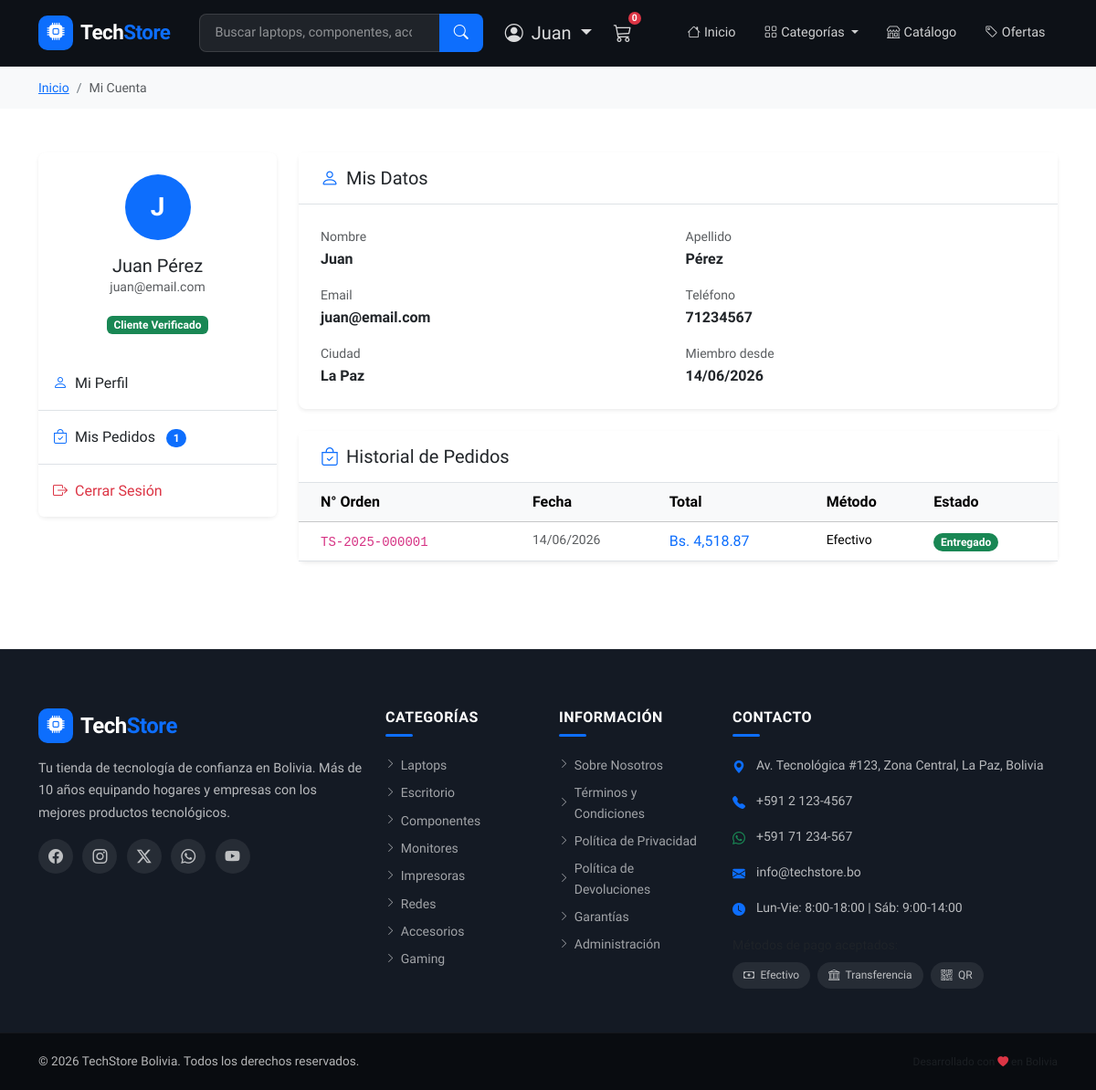
The app's page /mi-cuenta (signed in) with its own data.
### tables this page shows
CREATE TABLE IF NOT EXISTS clientes (
  id INT UNSIGNED NOT NULL AUTO_INCREMENT,
  nombre VARCHAR(100) NOT NULL,
  apellido VARCHAR(100) NOT NULL,
  email VARCHAR(150) NOT NULL UNIQUE,
  password VARCHAR(255) NOT NULL,
  telefono VARCHAR(30) DEFAULT NULL,
  fecha_nacimiento DATE DEFAULT NULL,
  genero ENUM('M','F','otro') DEFAULT NULL,
  direccion VARCHAR(255) DEFAULT NULL,
  ciudad VARCHAR(100) DEFAULT NULL,
  departamento VARCHAR(100) DEFAULT NULL,
  activo TINYINT(1) NOT NULL DEFAULT 1,
  verificado TINYINT(1) NOT NULL DEFAULT 0,
  token_verificacion VARCHAR(100) DEFAULT NULL,
  token_reset VARCHAR(100) DEFAULT NULL,
  token_expira DATETIME DEFAULT NULL,
  ultimo_acceso DATETIME DEFAULT NULL,
  created_at TIMESTAMP DEFAULT CURRENT_TIMESTAMP,
  updated_at TIMESTAMP DEFAULT CURRENT_TIMESTAMP ON UPDATE CURRENT_TIMESTAMP,
  PRIMARY KEY (id),
  INDEX idx_email (email),
  INDEX idx_activo (activo)
);

CREATE TABLE IF NOT EXISTS pedidos (
  id INT UNSIGNED NOT NULL AUTO_INCREMENT,
  numero_orden VARCHAR(20) NOT NULL UNIQUE,
  cliente_id INT UNSIGNED NOT NULL,
  estado ENUM('pendiente','confirmado','procesando','enviado','entregado','cancelado','reembolsado') NOT NULL DEFAULT 'pendiente',
  subtotal DECIMAL(10,2) NOT NULL DEFAULT 0.00,
  iva DECIMAL(10,2) NOT NULL DEFAULT 0.00,
  costo_envio DECIMAL(10,2) NOT NULL DEFAULT 0.00,
  descuento DECIMAL(10,2) NOT NULL DEFAULT 0.00,
  total DECIMAL(10,2) NOT NULL DEFAULT 0.00,
  nombre_envio VARCHAR(200) NOT NULL,
  email_envio VARCHAR(150) NOT NULL,
  telefono_envio VARCHAR(30) DEFAULT NULL,
  direccion_envio VARCHAR(255) NOT NULL,
  ciudad_envio VARCHAR(100) NOT NULL,
  departamento_envio VARCHAR(100) DEFAULT NULL,
  notas TEXT DEFAULT NULL,
  metodo_pago VARCHAR(50) DEFAULT 'efectivo',
  ip_cliente VARCHAR(45) DEFAULT NULL,
  created_at TIMESTAMP DEFAULT CURRENT_TIMESTAMP,
  updated_at TIMESTAMP DEFAULT CURRENT_TIMESTAMP ON UPDATE CURRENT_TIMESTAMP,
  PRIMARY KEY (id),
  INDEX idx_numero_orden (numero_orden),
  INDEX idx_cliente (cliente_id),
  INDEX idx_estado (estado),
  CONSTRAINT fk_ped_cliente FOREIGN KEY (cliente_id) REFERENCES clientes(id) ON DELETE RESTRICT ON UPDATE CASCADE
);

### controllers/AuthController.php (called while the page is built, shortened)
<?php
class AuthController {
    private ClienteModel $clienteModel;
    public function __construct() {
        $this->clienteModel = new ClienteModel();
    }
    public function miCuenta(): void {
        $cliente      = $this->clienteModel->obtenerPorId($_SESSION['cliente_id']);
        $pedidoModel  = new PedidoModel();
        $pedidos      = $pedidoModel->obtenerDeCliente($_SESSION['cliente_id']);
        require BASE_PATH . '/views/auth/mi-cuenta.php';
    }
}

### config/Database.php (called while the page is built, shortened)
<?php
class Database {
    private static ?Database $instance = null;
    private ?PDO $connection = null;
    public static function getInstance(): Database {
        if (self::$instance === null) {
            self::$instance = new self();
        }
        return self::$instance;
    }
    private function connect(): void {
        $dsn = sprintf(
            'mysql:host=%s;port=%s;dbname=%s;charset=%s',
            DB_HOST,
            DB_PORT,
            DB_NAME,
            DB_CHARSET
        );
        $options = [
            PDO::ATTR_ERRMODE            => PDO::ERRMODE_EXCEPTION,
            PDO::ATTR_DEFAULT_FETCH_MODE => PDO::FETCH_ASSOC,
            PDO::ATTR_EMULATE_PREPARES   => false,
            PDO::ATTR_PERSISTENT         => false,
            PDO::MYSQL_ATTR_INIT_COMMAND => "SET NAMES utf8mb4 COLLATE utf8mb4_unicode_ci",
        ];
        try {
            $this->connection = new PDO($dsn, DB_USER, DB_PASS, $options);
        } catch (PDOException $e) {
            if (ENTORNO === 'desarrollo') {
                die('<div style="background:#ff4444;color:#fff;padding:20px;font-family:monospace;">
                    <h3>Error de conexión a la Base de Datos</h3>
                    <p>' . htmlspecialchars($e->getMessage()) . '</p>
                    <p>Verifique la configuración en config/config.php</p>
                </div>');
            } else {
                error_log('DB Connection Error: ' . $e->getMessage());
                die('Error interno del servidor. Por favor intente más tarde.');
            }
        }
    }
    public function query(string $sql, array $params = []): array {
        try {
            $stmt = $this->connection->prepare($sql);
            $stmt->execute($params);
            return $stmt->fetchAll();
        } catch (PDOException $e) {
            $this->handleError($e, $sql);
            return [];
        }
    }
    public function queryOne(string $sql, array $params = []): ?array {
        try {
            $stmt = $this->connection->prepare($sql);
            $stmt->execute($params);
            $result = $stmt->fetch();
            return $result ?: null;
        } catch (PDOException $e) {
            $this->handleError($e, $sql);
            return null;
        }
    }
}

### models/Models.php (called while the page is built, shortened)
<?php
require_once BASE_PATH . '/config/Database.php';
class ClienteModel {
    private Database $db;
    public function __construct() {
        $this->db = Database::getInstance();
    }
    public function obtenerPorId(int $id): ?array {
        return $this->db->queryOne("SELECT * FROM clientes WHERE id = :id", ['id' => $id]);
    }
}
class PedidoModel {
    private Database $db;
    public function __construct() {
        $this->db = Database::getInstance();
    }
    public function obtenerDeCliente(int $clienteId): array {
        return $this->db->query(
            "SELECT * FROM pedidos WHERE cliente_id=:id ORDER BY created_at DESC",
            ['id' => $clienteId]
        );
    }
}

### views/auth/mi-cuenta.php (the view, shortened to what this page needs)
<?php
require BASE_PATH . '/views/partials/header.php';
?>
<div class="ts-breadcrumb"><div class="container">
    <ol class="breadcrumb mb-0">
        <li class="breadcrumb-item"><a href="<?= BASE_URL ?>/" class="text-primary">Inicio</a></li>
        <li class="breadcrumb-item active">Mi Cuenta</li>
    </ol>
</div></div>
<div class="container py-5">
    <div class="row g-4">
        <div class="col-lg-3">
            <div class="card border-0 shadow-sm rounded-3">
                <div class="card-body text-center p-4">
                    <div style="width:72px;height:72px;background:var(--ts-primary);border-radius:50%;display:flex;align-items:center;justify-content:center;color:white;font-weight:800;font-size:1.75rem;margin:0 auto 1rem;">
                        <?= strtoupper(substr($cliente['nombre'], 0, 1)) ?>
                    </div>
                    <h5 class="fw-800 mb-0"><?= e($cliente['nombre'] . ' ' . $cliente['apellido']) ?></h5>
                    <p class="text-muted small mb-3"><?= e($cliente['email']) ?></p>
                    <span class="badge bg-success">Cliente Verificado</span>
                </div>
                <div class="list-group list-group-flush rounded-bottom">
                    <a href="#perfil" class="list-group-item list-group-item-action fw-600 py-3">
                        <i class="bi bi-person me-2 text-primary"></i>Mi Perfil
                    </a>
                    <a href="#pedidos" class="list-group-item list-group-item-action fw-600 py-3">
                        <i class="bi bi-bag-check me-2 text-primary"></i>Mis Pedidos
                        <span class="badge bg-primary rounded-pill ms-2"><?= count($pedidos) ?></span>
                    </a>
                    <a href="<?= BASE_URL ?>/logout" class="list-group-item list-group-item-action fw-600 py-3 text-danger">
                        <i class="bi bi-box-arrow-right me-2"></i>Cerrar Sesión
                    </a>
                </div>
            </div>
        </div>
        <div class="col-lg-9">
            <div class="card border-0 shadow-sm rounded-3 mb-4" id="perfil">
                <div class="card-header bg-white border-bottom py-3 px-4">
                    <h5 class="mb-0 fw-700"><i class="bi bi-person text-primary me-2"></i>Mis Datos</h5>
                </div>
                <div class="card-body p-4">
                    <div class="row g-3">
                        <div class="col-sm-6"><label class="text-muted small d-block">Nombre</label><strong><?= e($cliente['nombre']) ?></strong></div>
                        <div class="col-sm-6"><label class="text-muted small d-block">Apellido</label><strong><?= e($cliente['apellido']) ?></strong></div>
                        <div class="col-sm-6"><label class="text-muted small d-block">Email</label><strong><?= e($cliente['email']) ?></strong></div>
                        <div class="col-sm-6"><label class="text-muted small d-block">Teléfono</label><strong><?= e($cliente['telefono'] ?? 'No indicado') ?></strong></div>
                        <div class="col-sm-6"><label class="text-muted small d-block">Ciudad</label><strong><?= e($cliente['ciudad'] ?? 'No indicada') ?></strong></div>
                        <div class="col-sm-6"><label class="text-muted small d-block">Miembro desde</label><strong><?= date('d/m/Y', strtotime($cliente['created_at'])) ?></strong></div>
                    </div>
                </div>
            </div>
            <div class="card border-0 shadow-sm rounded-3" id="pedidos">
                <div class="card-header bg-white border-bottom py-3 px-4">
                    <h5 class="mb-0 fw-700"><i class="bi bi-bag-check text-primary me-2"></i>Historial de Pedidos</h5>
                </div>
                <?php if (empty($pedidos)): ?>
                <div class="card-body">
                    <div class="ts-empty py-4">
                        <i class="bi bi-bag-x"></i>
                        <h5>Aún no tienes pedidos</h5>
                        <a href="<?= BASE_URL ?>/catalogo" class="btn-ts-primary btn mt-2"><i class="bi bi-shop me-2"></i>Ir al Catálogo</a>
                    </div>
                </div>
                <?php else: ?>
                <div class="card-body p-0">
                    <div class="table-responsive">
                        <table class="table mb-0">
                            <thead class="table-light">
                                <tr>
                                    <th class="ps-4">N° Orden</th>
                                    <th>Fecha</th>
                                    <th>Total</th>
                                    <th>Método</th>
                                    <th>Estado</th>
                                </tr>
                            </thead>
                            <tbody>
                            <?php foreach ($pedidos as $p): ?>
                            <tr>
                                <td class="ps-4"><code class="fw-700"><?= e($p['numero_orden']) ?></code></td>
                                <td class="text-muted small"><?= date('d/m/Y', strtotime($p['created_at'])) ?></td>
                                <td class="fw-700 text-primary"><?= formatearPrecio($p['total']) ?></td>
                                <td class="small text-capitalize"><?= e($p['metodo_pago'] ?? 'efectivo') ?></td>
                                <td>
                                    <?php
                                    $badgeClass = match($p['estado']) {
                                        'entregado' => 'success', 'enviado' => 'info',
                                        'procesando','confirmado' => 'primary',
                                        'cancelado','reembolsado' => 'danger',
                                        default => 'warning text-dark'
                                    };
                                    ?>
                                    <span class="badge bg-<?= $badgeClass ?> rounded-pill"><?= ucfirst($p['estado']) ?></span>
                                </td>
                            </tr>
                            <?php endforeach; ?>
                            </tbody>
                        </table>
                    </div>
                </div>
                <?php endif; ?>
            </div>
        </div>
    </div>
</div>
<?php require BASE_PATH . '/views/partials/footer.php'; ?>

### assets/css/techstore.css (style rules this page uses)
:root { --ts-primary: #0D6EFD; --ts-primary-dark: #0851c8; --ts-primary-light: #3d8bfd; --ts-secondary: #6c757d; --ts-dark: #212529; --ts-darker: #0d1117; --ts-light: #F8F9FA; --ts-white: #FFFFFF; --ts-success: #198754; --ts-warning: #ffc107; --ts-danger: #dc3545; --ts-info: #0dcaf0; --ts-nav-bg: #0d1117; --ts-nav-height: 68px; --ts-footer-bg: #0d1117; --ts-footer-top: #141a24; --ts-card-shadow: 0 4px 20px rgba(0,0,0,.08); --ts-card-hover: 0 12px 40px rgba(13,110,253,.15); --ts-border-radius: 12px; --ts-border-radius-sm: 8px; --ts-transition: all .25s ease; --ts-font-main: 'Sora', sans-serif; --ts-font-mono: 'Space Mono', monospace; }
*, *::before, *::after { box-sizing: border-box; }
html { scroll-behavior: smooth; }
body { font-family: var(--ts-font-main); color: var(--ts-dark); background-color: var(--ts-white); line-height: 1.6; overflow-x: hidden; }
.ts-breadcrumb { background: var(--ts-light); padding: .75rem 0; margin-bottom: 0; }
.ts-breadcrumb .breadcrumb { margin: 0; font-size: .875rem; }
.ts-breadcrumb .breadcrumb-item + .breadcrumb-item::before { color: var(--ts-secondary); }

### records on screen
clientes: nombre "J", nombre+apellido "Juan Pérez", email "juan@email.com", nombre "Juan", apellido "Pérez", telefono "71234567", ciudad "La Paz", created_at "14/06/2026"
pedidos: numero_orden "TS-2025-000001", created_at "14/06/2026", total "Bs. 4,518.87", metodo_pago "Efectivo", estado "Entregado"

### other values on screen
$_SESSION['cliente_nombre'] "Juan"
count($pedidos) "1"
